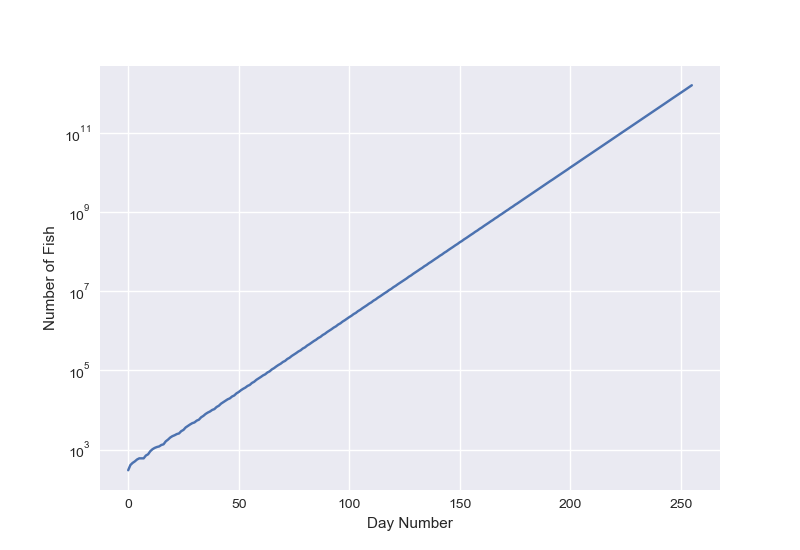

Write the Python code that produced this figure.
# -*- coding: utf-8 -*-
"""
Created on Mon Dec  6 00:00:49 2021

@author: Connor
"""

import numpy as np
import matplotlib.pyplot as plt

# The bad way to solve it
class Fish():
    def __init__(self, value: int):
        self.value = value
    
    def __repr__(self):
        return f"{self.value}"
    
    def decrement(self):
        self.value -= 1
        if self.value == -1:
            self.value = 6
            return True
        else:
            return False

# Man this was dumb
def sim_day(fish):
    num_fish = len(fish)
    offset = 0
    for ii in range(num_fish):
        ff = fish[ii]
        if ff.decrement():
            fish[num_fish+offset] = Fish(8)
            offset+=1
    return fish

def parse_input(filename):
    with open(filename, "r") as fh:
        lines = fh.readlines()
    
    # each line becomes a line object
    fish = {}
    fish = {ii: Fish(int(value)) for ii, value in enumerate(lines[0].split(","))}
    return fish

# The good way to solve it
class School:
    def __init__(self, fish):
        self.school = np.zeros((9,))
        for key, ff in fish.items():
            self.school[ff.value] += 1
    
    def __repr__(self):
        return repr(self.school)
    
    def sim_day(self):
        school_a = np.roll(self.school[0:7], -1)
        tmp = self.school[7]
        school_b = np.roll(self.school[7:], -1)
        school_b[-1] = school_a[-1]
        school_a[-1] += tmp
        self.school = np.append(school_a, school_b)
        
def main():
    # The bad way to solve it:
    fish = parse_input("test_input6.txt")
    num_days = 18
    for i in range(num_days):
        fish = sim_day(fish)
    print(len(fish))

    # The right way!
    fish = parse_input("input6.txt")
    ss = School(fish)
    for i in range(num_days):
        ss.sim_day()
    print(np.sum(ss.school))
    
    xx = np.arange(0, 256, 1)
    yy = np.zeros(xx.shape)
    ss = School(fish)
    for i in range(256):
        ss.sim_day()
        yy[i] = np.sum(ss.school)
    print(np.sum(ss.school))
    
    plt.style.use("seaborn")
    plt.figure()
    plt.semilogy(xx, yy)
    plt.xlabel("Day Number")
    plt.ylabel("Number of Fish")
    
if __name__ == "__main__":
    main()
    
